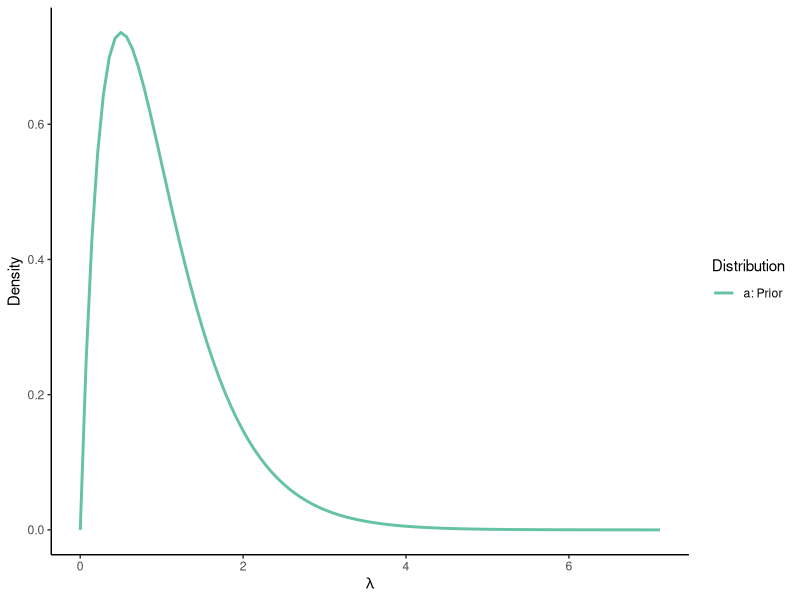
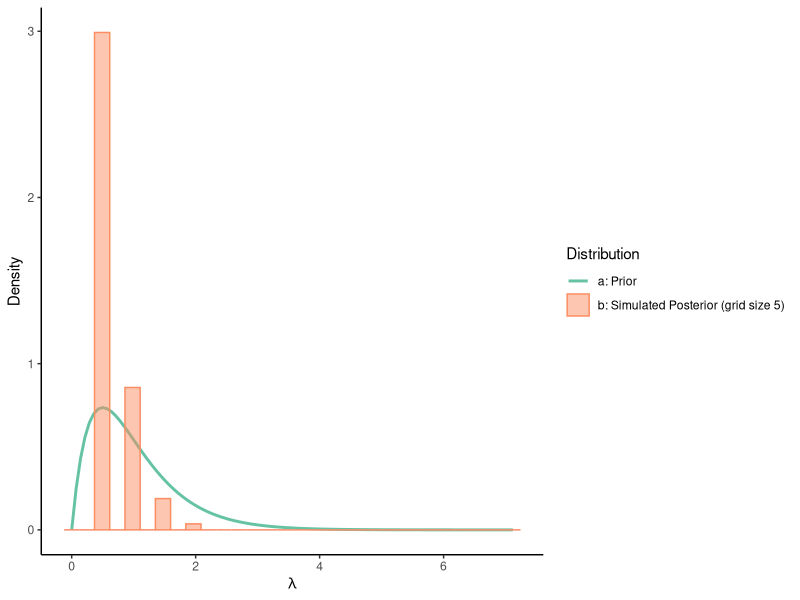
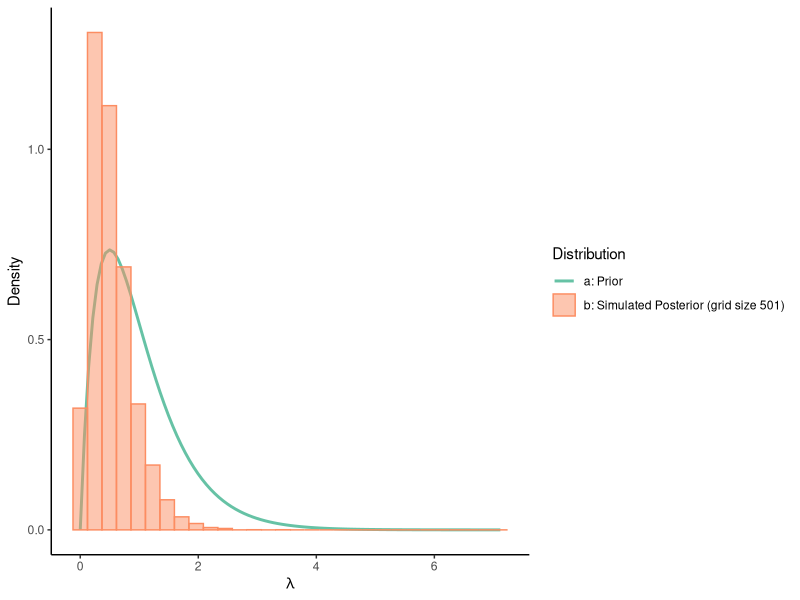
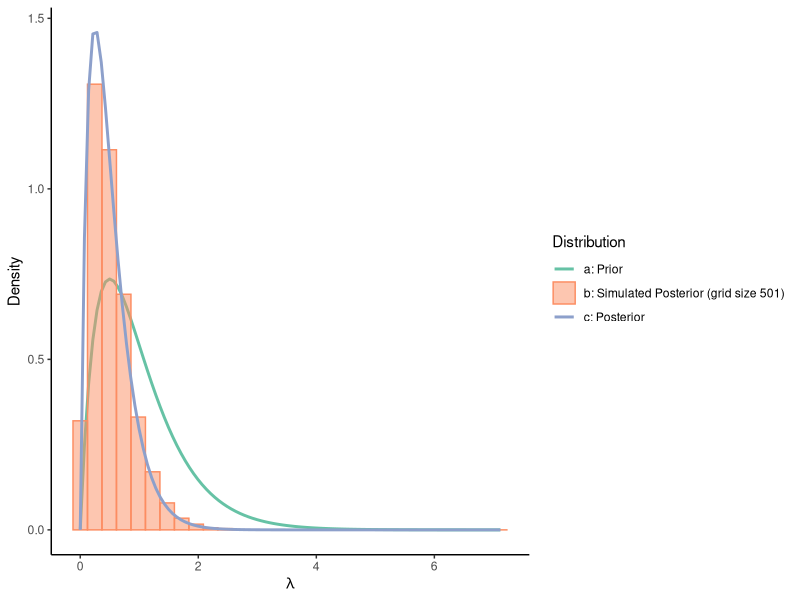

Recreate these plots in R, in order.
## ---- chunk 1
knitr::opts_chunk$set(echo = TRUE)
## ---- chunk 2
# Imports
library(tidyverse)

# Global settings
plot_colors <- RColorBrewer::brewer.pal(8, "Set2")
## ---- chunk 3
# Functions
prob_cw <- function(x, lambda = 0.5) {
    # Computes the Curie-Weiss likelihood for a given data vector x and lambda
    # returns: the likelihood
    # ----------
    # x: data vector
    # lambda: parameter of the Curie-Weiss likelihood

    if (is.null(dim(x))) {
        m <- 1
        n <- length(x)
    }
    if (!is.null(dim(x))) {
        m <- dim(x)[1]
        n <- dim(x)[2]
    }

    pr_cw_unnorm <- function(n, r, lambda) choose(n, r) * exp(-lambda * r * (r - 1))
    pr_cw_i <- array(NA, dim = c(m, length(lambda)))
    pr_cw <- c()
    Z_cw <- 0
    for (i in 0:n) Z_cw <- Z_cw + pr_cw_unnorm(n, i, lambda)
    for (k in 1:m) {
        if (!is.null(dim(x))) r <- sum(x[k, ])
        if (is.null(dim(x))) r <- sum(x)
        pr_cw_i[k, ] <- pr_cw_unnorm(n, r, lambda) / Z_cw
    }
    for (j in 1:length(lambda)) pr_cw[j] <- prod(pr_cw_i[, j])
    return(pr_cw)
}


plot_gamma_ <- function(s, r, name, stat_fun_only = FALSE) {
    # Plots a gamma distribution with shape s and rate r
    # returns: Either a ggplot object or a stat_function object that can be added to a ggplot object
    # ----------
    # s: shape parameter of the gamma distribution
    # r: rate parameter of the gamma distribution
    # name: name of the distribution
    # stat_fun_only: if TRUE, returns a stat_function object only

    # Compute Gamma distribution
    ps <- stat_function(fun = dgamma, args = list(shape = s, rate = r), aes(color = name), linewidth = 1)
    if (stat_fun_only) {
        return(ps)
    }

    # Create plot
    xmin <- qgamma(1e-25, s, r)
    xmax <- qgamma(0.99999, s, r)
    p <- data.frame(x = c(xmin, xmax)) %>%
        ggplot(aes(x = x)) +
        ps +
        labs(x = expression(lambda), y = "Density") +
        scale_color_manual(values = plot_colors, name = "Distribution") +
        theme_classic() +
        coord_cartesian(expand = TRUE, clip = "off")

    return(p)
}

gamma_cw_grid_approx <- function(s, r, x, lambda_grid, n_samples) {
    # Performs grid approximation using a gamma prior and Curie-Weiss likelihood
    # returns: n_samples samples from the posterior
    # ----------
    # s: shape parameter of the gamma prior
    # r: rate parameter of the gamma prior
    # x: data vector
    # lambda_grid: grid of values for lambda
    # n_samples: number of samples to draw from the posterior

    dat <- data.frame(lambda = lambda_grid) # Create grid
    dat <- dat %>%
        mutate(
            prior = dgamma(lambda, s, r), # Evaluate prior
            likelihood = prob_cw(x, lambda), # Evaluate likelihood
            unnormalized_posterior = prior * likelihood, # Calculate unnormalized posterior
            posterior = unnormalized_posterior / sum(unnormalized_posterior) # Normalized posterior
        )

    return(sample_n(dat, n_samples, replace = TRUE, weight = posterior)) # Sample from posterior
}
## ---- chunk 4
# Prior
s <- 2
r <- 2

# Data
x1 <- 1
x2 <- 1
## ---- chunk 5
plot_gamma_(s, r, "a: Prior")
## ---- chunk 6
lambda <- seq(0, 2, length = 5)
dat <- data.frame(lambda)
head(dat)
## ---- chunk 7
dat <- dat %>%
    mutate(
        prior = dgamma(lambda, s, r),
        likelihood = prob_cw(c(x1, x2), lambda)
    )
head(dat)
## ---- chunk 8
# Calculate posterior
dat <- dat %>%
    mutate(
        unnormalized_posterior = prior * likelihood,
        posterior = unnormalized_posterior / sum(unnormalized_posterior)
    )
head(dat)
## ---- chunk 9
# Simulate posterior
n_samples <- 10000
simulated_posterior_5 <- sample_n(dat, n_samples, replace = TRUE, weight = posterior)

# Plot
plot_gamma_(s, r, "a: Prior") +
    geom_histogram(
        data = simulated_posterior_5, 
        aes(x = lambda, color = "b: Simulated Posterior (grid size 5)", after_stat(density)), 
        fill = plot_colors[2], 
        alpha = 0.5
        )
## ---- chunk 10
# Define grid
lambda <- seq(0, 5, length = 501)

# Simulate posterior
simulated_posterior_501 <- gamma_cw_grid_approx(s, r, c(x1, x2), lambda, n_samples) # Function defined above

# Plot
plot_gamma_(s, r, "a: Prior") +
    geom_histogram(
        data = simulated_posterior_501, 
        aes(x = lambda, color = "b: Simulated Posterior (grid size 501)", after_stat(density)), 
        fill = plot_colors[2], 
        alpha = 0.5
        )
## ---- chunk 11
# Calculate new Gamma parameters
s_new <- s
r_new <- r + (x1 + x2 - 1) * (x1 + x2)

# Plot
plot_gamma_(s, r, "a: Prior") +
    geom_histogram(data = simulated_posterior_501, aes(x = lambda, color = "b: Simulated Posterior (grid size 501)", after_stat(density)), fill = plot_colors[2], alpha = 0.5) +
    plot_gamma_(s_new, r_new, "c: Posterior", stat_fun_only = TRUE)
## ---- chunk 12
prior_inc_prob = 0.5
prior_structure_prob = dbinom(0:8, 8, prior_inc_prob)
## ---- chunk 13
# Prior
alpha = beta = 1
prior_inc_prob_beta = rbeta(10000, alpha, beta)
prior_structure_prob_beta = dbinom(0:8, 8, prior_inc_prob_beta)


